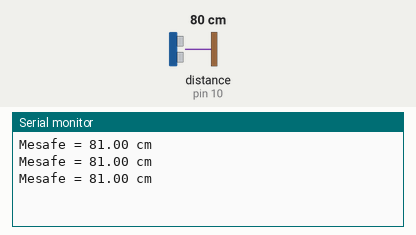
A sketch run on a simulated Arduino Uno, built with avr-gcc and run on an emulated ATmega328P. Parts: the last lines printed to the serial monitor. Inputs (shaded band) come from the test bench; at power-on: distance to the obstacle (sensor on pin 10) 80 cm. The echo pulse lasts 58.3 µs per cm.

Above: at 1.3 s.
1.4 s: distance to the obstacle (sensor on pin 10) set to 4 cm
At 1.9 s:
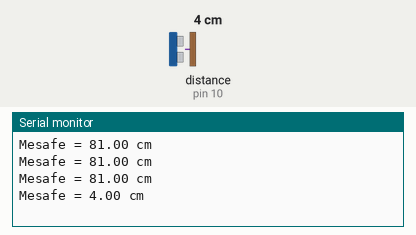
2.9 s: distance to the obstacle (sensor on pin 10) set to 2 cm
At 3.4 s:
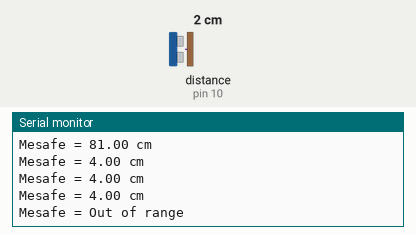

The sketch:

Ultrasonic_Distance_Sensor.ino
```cpp
#include "NewPing.h"
#define TRIGGER_PIN 9
#define ECHO_PIN 10
#define MAX_DISTANCE 400

NewPing sonar(TRIGGER_PIN, ECHO_PIN, MAX_DISTANCE);
float duration, distance;

void setup()
{
  Serial.begin(9600);
}

void loop()
{
  distance = sonar.ping_cm();
  Serial.print("Mesafe = ");
  if (distance >= 400 || distance <= 2)
  {
    Serial.println("Out of range");
  }
  else
  {
    Serial.print(distance);
    Serial.println(" cm");
  }
  delay(500);
}
```

Measured:
- the behaviour switches between 3 and 2 cm on distance to the obstacle (sensor on pin 10) (found by bisection; images 1 and 2)
- after the input at 1.4 s, the serial monitor: prints a new line after 0.12 s (image 1)
- after the input at 2.9 s, the serial monitor: prints a new line after 0.12 s (image 2)
